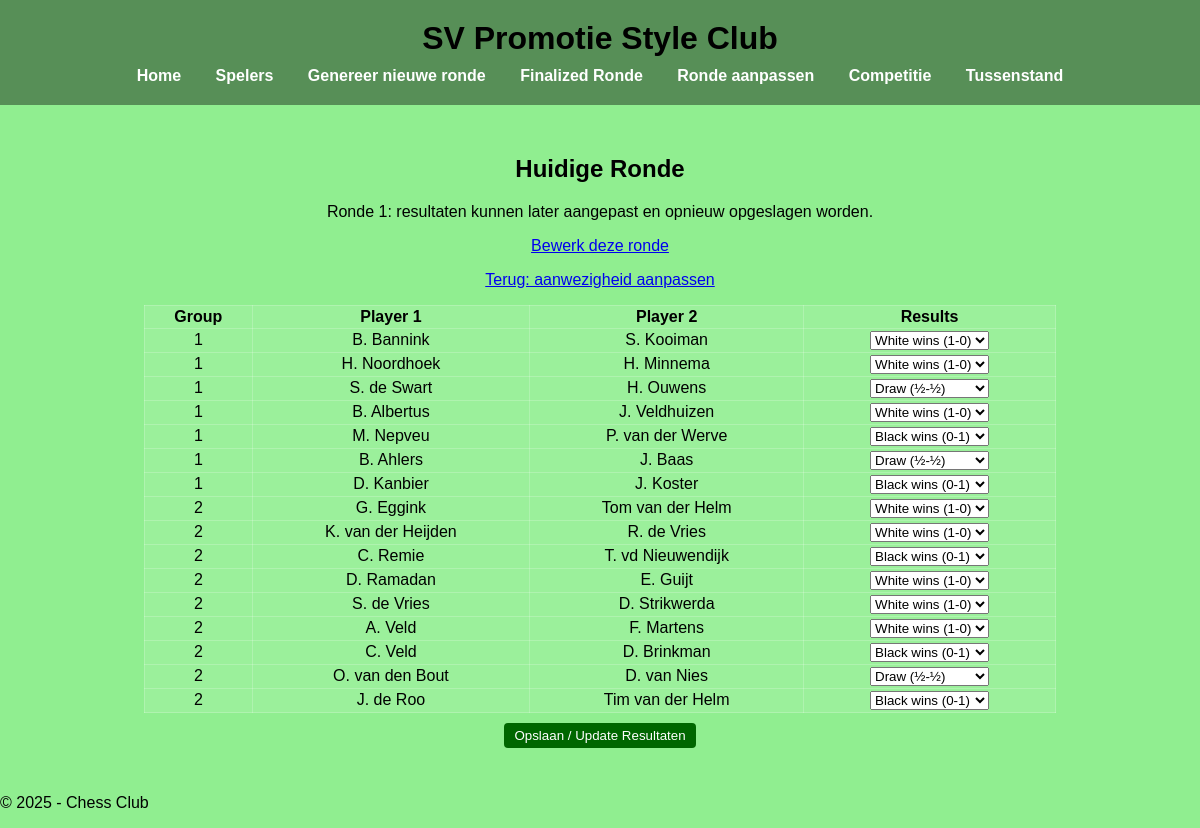
The page /finalized_round?round_id=1 on the database its author committed.
### tables this page shows
CREATE TABLE Pairings(
    Id INTEGER PRIMARY KEY AUTOINCREMENT,
    PlayerId1 text NOT NULL,
    PlayerId2 text NOT NULL,
    RoundId int NOT NULL,
    GroupNumber int NOT NULL,
    ResultsType int,
    Last_Update datetime NOT NULL DEFAULT CURRENT_TIMESTAMP,
    FOREIGN KEY (PlayerId1) REFERENCES Players(Id),
    FOREIGN KEY (PlayerId2) REFERENCES Players(Id),
    FOREIGN KEY (RoundId) REFERENCES Rounds(Id)
);

CREATE TABLE Players(
    Id text PRIMARY KEY,
    Name text NOT NULL,
    GroupNumber int NOT NULL,
    Active boolean NOT NULL,
    Rating int,
    Type text,
    Last_Update datetime NOT NULL DEFAULT CURRENT_TIMESTAMP
);

### app.py (the view)
@app.route("/finalized_round")
def finalize_round():
    selected_round = request.args.get("round_id", type=int)
    if selected_round is None:
        selected_round = get_latest_round_with_pairings()
    if selected_round is None:
        return render_template("finalized-round.html", pairings=[], round_id=None)
    rows = query_db(
        """SELECT b.Name, c.Name, RoundId, a.GroupNumber,a.ResultsType,a.Id FROM Pairings a
           LEFT JOIN Players b ON a.PlayerId1 = b.Id
           LEFT JOIN Players c ON a.PlayerId2 = c.Id
           WHERE a.RoundId = ?
           ORDER BY a.GroupNumber ASC""",
        (selected_round,),
    )
    pairings = [
    {"player1": r[0], "player2": r[1], "round": r[2], "group": r[3],"Result": r[4],"Id": r[5]}
    for r in rows
    ]
    return render_template("finalized-round.html", pairings=pairings, round_id=selected_round)

### app.py (called while the page is built)
def query_db(query, args=(), one=False):
    conn = sqlite3.connect(DATABASE)
    cursor = conn.cursor()
    cursor.execute(query, args)
    rows = cursor.fetchall()
    conn.close()
    return rows if not one else rows[0] if rows else None

### templates/finalized-round.html (shortened to what this page needs)
{% extends "base.html" %}
{% block content %}
  <h2>Huidige Ronde</h2>
  {% if round_id %}
    <p>Ronde {{ round_id }}: resultaten kunnen later aangepast en opnieuw opgeslagen worden.</p>
    <p><a href="/round-editor?round_id={{ round_id }}" class="btn">Bewerk deze ronde</a></p>
  {% endif %}
  <p><a href="/player-overview" class="btn">Terug: aanwezigheid aanpassen</a></p>
  <table id="pairingTable">
    <thead>
      <tr><th>Group</th><th>Player 1</th><th>Player 2</th><th>Results</th></tr>
    </thead>
    <tbody>
      {% for p in pairings %}
      <tr data-pairing-id="{{ p.Id }}">
        <td>{{ p.group }}</td>
        <td>{{ p.player1 }}</td>
        <td>{{ p.player2 }}</td>
        <td>
          <select class="result-select"
                  onchange="submitResult({{ p.Id }}, this.value)">
            <option value="1" {% if p.Result == 1 %}selected{% endif %}>White wins (1-0)</option>
            <option value="2" {% if p.Result == 2 %}selected{% endif %}>Black wins (0-1)</option>
            <option value="3" {% if p.Result == 3 %}selected{% endif %}>Draw (½-½)</option>
          </select>
        </td>
      </tr>
      {% endfor %}
    </tbody>
  </table>
  <form method="POST" action="/save-results">
    <button type="submit" class="btn">Opslaan / Update Resultaten</button>
  </form>
  {% endblock %}

### static/style.css (style rules this page uses)
body { margin: 0; font-family: Arial, sans-serif; color: black; background: #90ee90; min-height: 100vh; }
table { margin: 10px auto; width: 80%; border-collapse: collapse; background: rgba(255,255,255,0.1); }
th, td { padding: 2px; border: 1px solid rgba(255,255,255,0.2); }
button { background: #006600; color: white; border: none; padding: 5px 10px; cursor: pointer; border-radius: 4px; }

### rows shown on the page
Pairings: group "1", player1 "B. Bannink", player2 "S. Kooiman", Id "White wins (1-0)"
Pairings: group "1", player1 "H. Noordhoek", player2 "H. Minnema", Id "White wins (1-0)"
Pairings: group "1", player1 "S. de Swart", player2 "H. Ouwens", Id "Draw (½-½)"
Pairings: group "1", player1 "B. Albertus", player2 "J. Veldhuizen", Id "White wins (1-0)"
Pairings: group "1", player1 "M. Nepveu", player2 "P. van der Werve", Id "Black wins (0-1)"
Pairings: group "1", player1 "B. Ahlers", player2 "J. Baas", Id "Draw (½-½)"
Pairings: group "1", player1 "D. Kanbier", player2 "J. Koster", Id "Black wins (0-1)"
Pairings: group "2", player1 "G. Eggink", player2 "Tom van der Helm", Id "White wins (1-0)"
Pairings: group "2", player1 "K. van der Heijden", player2 "R. de Vries", Id "White wins (1-0)"
Pairings: group "2", player1 "C. Remie", player2 "T. vd Nieuwendijk", Id "Black wins (0-1)"
Pairings: group "2", player1 "D. Ramadan", player2 "E. Guijt", Id "White wins (1-0)"
Pairings: group "2", player1 "S. de Vries", player2 "D. Strikwerda", Id "White wins (1-0)"
Pairings: group "2", player1 "A. Veld", player2 "F. Martens", Id "White wins (1-0)"
Pairings: group "2", player1 "C. Veld", player2 "D. Brinkman", Id "Black wins (0-1)"
Pairings: group "2", player1 "O. van den Bout", player2 "D. van Nies", Id "Draw (½-½)"
Pairings: group "2", player1 "J. de Roo", player2 "Tim van der Helm", Id "Black wins (0-1)"

### other values the page prints
{{ round_id }} "1"
